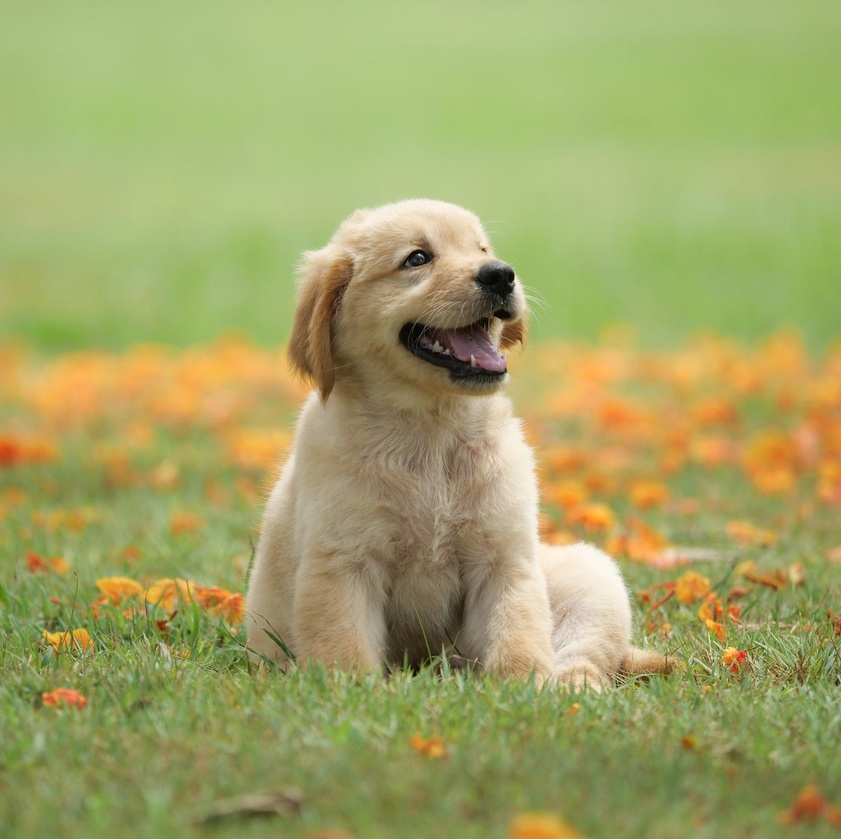
#> input picture Desktop/doggy.jpg, 841 x 839 px, shrunk from 1200 x 1197 before the run
$ python task_1.py
#> lines starting #> are read from the running program, lines starting #| are printed output that depends on the picture
import cv2
import numpy as np
import matplotlib.pyplot as plt
from skimage.io import imshow, imread
from skimage.color import rgb2hsv


def rgb_image(original):
    image = cv2.imread(original)
    fig, ax = plt.subplots(1, 3, figsize=(15,5), sharey = True)

    ax[0].imshow(image[:,:,0], cmap = 'Reds')

    ax[1].imshow(image[:,:,1], cmap = 'Greens')

    ax[2].imshow(image[:,:,2], cmap = 'Blues')

    return


def hsv_image(original):
    image = cv2.imread(original)
    img_hsv = cv2.cvtColor(image, cv2.COLOR_BGR2HSV)

    fig, ax = plt.subplots(1, 3, figsize=(15,7), sharey = True)

    ax[0].imshow(img_hsv[:,:,0], cmap = 'hsv')

    ax[1].imshow(img_hsv[:,:,1], cmap = 'Greys')

    ax[2].imshow(img_hsv[:,:,2], cmap = 'gray')

    return


img = cv2.imread("doggy.jpg")
#> img is the input picture: shape (839, 841, 3); mean B, G, R 102.4, 164.3, 161.9
cv2.imshow("Doggo",img)
cv2.waitKey(0)
rgb_image("doggy.jpg")
cv2.waitKey(0)
hsv_image("doggy.jpg")
#> in hsv_image, `img_hsv = cv2.cvtColor(image, cv2.COLOR_BGR2HSV)`: img_hsv: shape (839, 841, 3); mean H, S, V 31.9, 105.8, 174.5

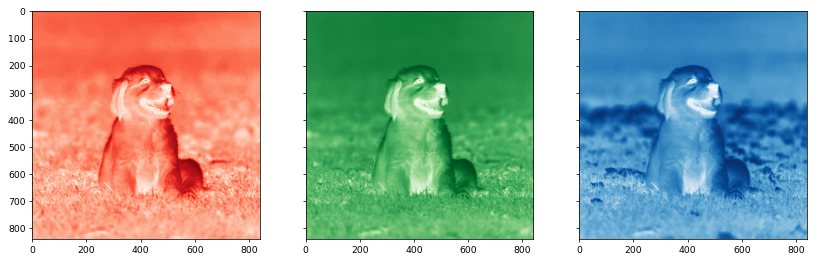
#> figure drawn by matplotlib, 3 panels
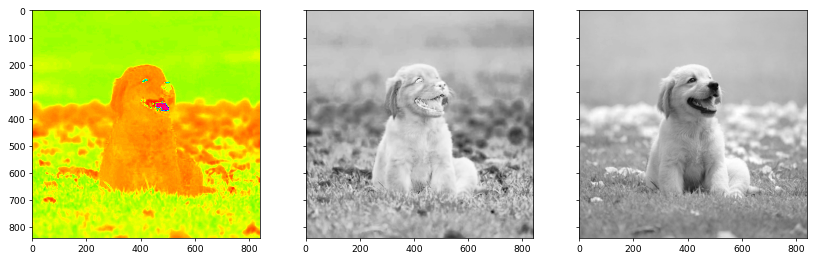
#> figure drawn by matplotlib, 3 panels

$ run again, with Desktop/chlorine.jpg copied over Desktop/doggy.jpg
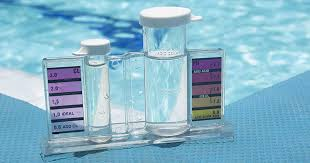
#> input picture Desktop/chlorine.jpg, 310 x 163 px
#> img is the input picture: shape (163, 310, 3); mean B, G, R 201.4, 181.7, 135.6
#> img_hsv: shape (163, 310, 3); mean H, S, V 99.2, 87.3, 201.7
#> ``:
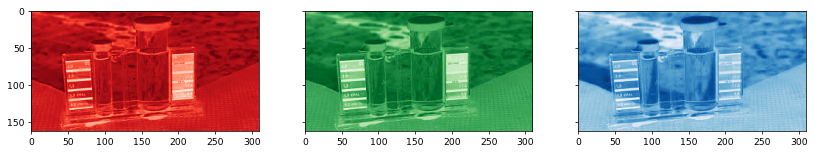
#> figure drawn by matplotlib, 3 panels
#> ``:
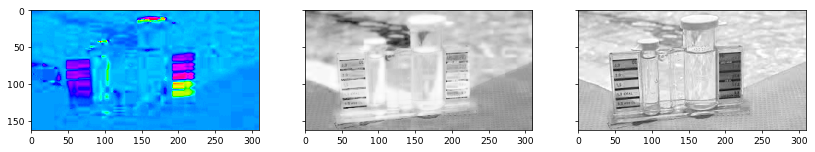
#> figure drawn by matplotlib, 3 panels
